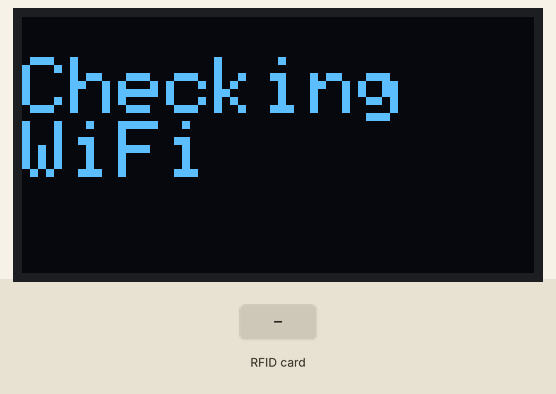
Bench run of a sketch on a simulated ESP32. On the bench: 128×64 one-colour display. The inputs (shaded band) are chosen by the test bench. WiFi joins after 1.5 s; servers stay silent unless stated; uploads are accepted with an empty reply; what the sketch prints to the serial monitor is not drawn.

Above: at 0.2 s.
At 2.8 s:
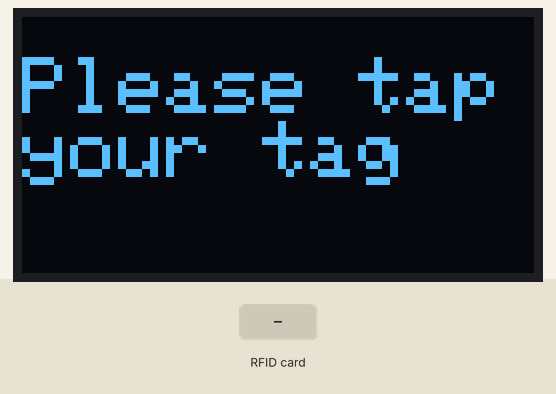
2.9 s: RFID card 5E 7A 19 C4 held to the reader
At 4.5 s:
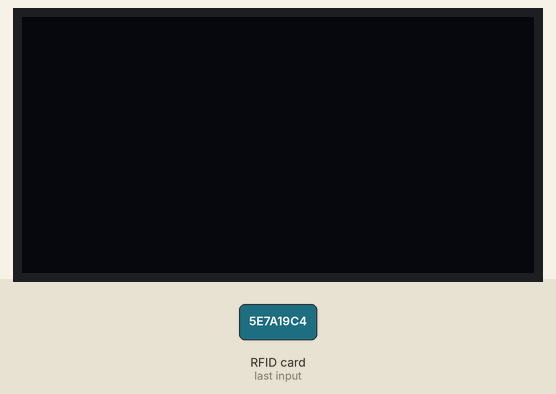
Timing chart, 0 to 6.0 s (numbered marks = the images above; inputs shaded):
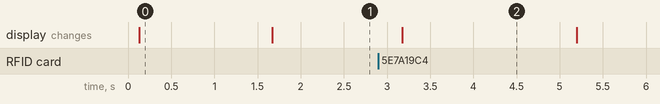

The sketch:

TapInOut.ino
```cpp
/*************************************************************************
   This is for the ESP32 with built in OLED screen and RFID reader attached
  NB - Change C:\Users\Mr Westthorp\AppData\Local\Arduino15\packages\esp32\hardware\esp32\1.0.3\variants\lolin32\pins_arduino.h to the old copy when done!

  Wiring:

  ESP32-OLED    RFID-RC522
  3v3           3v3
  GND           GND
  GPIO 25       SDA //Swapped
  GPIO 26       RST //Swapped
  GPIO 14       CLK
  GPIO 13       MOSI
  GPIO 12       MISO

*/


#include <Arduino.h>
#include <Wire.h>
#include <WiFi.h>
#include <SPI.h>
#include <MFRC522.h>
#include <Adafruit_GFX.h>
#include <Adafruit_SSD1306.h>
#include <HTTPClient.h>
#include <ESPmDNS.h>
#include <WiFiUdp.h>
#include <ArduinoOTA.h>

#define USE_SERIAL Serial
#define SS_PIN 25 //Hard wired White / yellow
#define RST_PIN 26 //
#define SCREEN_WIDTH 128 // OLED display width, in pixels
#define SCREEN_HEIGHT 64 // OLED display height, in pixels

MFRC522 mfrc522(SS_PIN, RST_PIN);   // Create MFRC522 instance.


// Declaration for an SSD1306 display connected to I2C (SDA, SCL pins)
Adafruit_SSD1306 display(SCREEN_WIDTH, SCREEN_HEIGHT, &Wire, -1);

// Which way up? - 0 (Desk mount) or 2 (Wall mount)
int rotation = 0;
// How big do you like your text? 1-8
int text_size = 2;
String User_Key_Value = "";
// Scanner 1 - Sign In, 2 = Sign Out, 3 = Matron
String Scanner="8";


// A couple of contstants

const char* host = "http://enrichment.longridgetowers.com/scan_rfid/rfid.php?UID=";

String check_in = "http://enrichment.longridgetowers.com/scan_rfid/check_in.php?Scanner=" + Scanner + "&IP=";

const char* ssid = "ssid";
const char* password =  "password";

unsigned long previousMillis = 0;        // will store last time the WiFi was active

const long interval = 5 * 60000;           // WiFi connection interval for pinging (every 5 minutes)

void setup() {


  Wire.begin(5, 4);

  if (!display.begin(SSD1306_SWITCHCAPVCC, 0x3C, false, false)) {
    // Address 0x3C for 128x64
    Serial.println(F("SSD1306 allocation failed"));
    for (;;);

    Serial.println("Ready!");
  }
  // Clear the buffer.
  display.clearDisplay();
  display.setTextColor(WHITE);
  display.setTextSize(text_size);
  display.setCursor(0, 10);
  display.print("Checking  RFID");
  display.display();
  Serial.println("Setting up RFID...");
  SPI.begin();      // Initiate  SPI bus
  mfrc522.PCD_Init();   // Initiate MFRC522

  display.clearDisplay();
  display.setCursor(0, 10);
  display.print("Checking  WiFi");
  display.display();


 Serial.begin(115200);
  Serial.println("Booting");
  WiFi.mode(WIFI_STA);
  WiFi.begin(ssid, password);
  while (WiFi.waitForConnectResult() != WL_CONNECTED) {
    Serial.println("Connection Failed! Rebooting...");
    delay(5000);
    ESP.restart();
  }

  // Port defaults to 3232
  // ArduinoOTA.setPort(3232);

  // Hostname defaults to esp3232-[MAC]
  ArduinoOTA.setHostname("RFID-8");

  // Password "iamgroot" hashed
  // ArduinoOTA.setPassword("plaintext");

  // Password can be set with it's md5 value as well
  // MD5(admin) = 21232f297a57a5a743894a0e4a801fc3
  ArduinoOTA.setPasswordHash("473c0812623754d187d1e4c96af5d5cb");

  ArduinoOTA
    .onStart([]() {
      String type;
      if (ArduinoOTA.getCommand() == U_FLASH)
        type = "sketch";
      else // U_SPIFFS
        type = "filesystem";

      // NOTE: if updating SPIFFS this would be the place to unmount SPIFFS using SPIFFS.end()
      Serial.println("Start updating " + type);
    })
    .onEnd([]() {
      Serial.println("\nEnd");
    })
    .onProgress([](unsigned int progress, unsigned int total) {
      Serial.printf("Progress: %u%%\r", (progress / (total / 100)));
    })
    .onError([](ota_error_t error) {
      Serial.printf("Error[%u]: ", error);
      if (error == OTA_AUTH_ERROR) Serial.println("Auth Failed");
      else if (error == OTA_BEGIN_ERROR) Serial.println("Begin Failed");
      else if (error == OTA_CONNECT_ERROR) Serial.println("Connect Failed");
      else if (error == OTA_RECEIVE_ERROR) Serial.println("Receive Failed");
      else if (error == OTA_END_ERROR) Serial.println("End Failed");
    });

  ArduinoOTA.begin();

  Serial.println("Ready");
  Serial.print("IP address: ");
  Serial.println(WiFi.localIP());
  /*
  Wire.begin(5, 4);

  if (!display.begin(SSD1306_SWITCHCAPVCC, 0x3C, false, false)) {
    // Address 0x3C for 128x64
    Serial.println(F("SSD1306 allocation failed"));
    for (;;);

    Serial.println("Ready!");
  }
  // Clear the buffer.
  display.clearDisplay();
  display.setTextColor(WHITE);
  display.setTextSize(text_size);
  display.setCursor(0, 10);
  display.print("Checking  RFID");
  display.display();
  Serial.println("Setting up RFID...");
  SPI.begin();      // Initiate  SPI bus
  mfrc522.PCD_Init();   // Initiate MFRC522

  display.clearDisplay();
  display.setCursor(0, 10);
  display.print("Checking  WiFi");
  display.display();
*/


  Serial.println(WiFi.localIP());
  check_in = check_in + WiFi.localIP().toString();
  Serial.println("Address = " + check_in);

  Serial.println("Setup Complete");
  Serial.println("Please Scan Your Card");
}

int value = 0;

void loop() {

  ArduinoOTA.handle();

  unsigned long currentMillis = millis();

  if (currentMillis - previousMillis >= interval) {
    // save the last time you blinked the LED
    previousMillis = currentMillis;
    check_in_to_keep_WiFi(check_in);

  }

  display.clearDisplay();
  display.setTextColor(WHITE);
  display.setTextSize(text_size);
  display.setCursor(0, 10);
  display.print("Please tapyour tag");

  display.display();


  // Look for new cards
  if ( ! mfrc522.PICC_IsNewCardPresent())
  {
    return;
  }
  // Select one of the cards
  if ( ! mfrc522.PICC_ReadCardSerial())
  {
    return;
  }
  //Show UID on serial monitor
  Serial.println();
  Serial.print(" UID tag :");
  String content = "";
  byte letter;
  for (byte i = 0; i < mfrc522.uid.size; i++)
  {
    Serial.print(mfrc522.uid.uidByte[i] < 0x10 ? " 0" : " ");
    Serial.print(mfrc522.uid.uidByte[i], HEX);
    content.concat(String(mfrc522.uid.uidByte[i] < 0x10 ? " 0" : " "));
    content.concat(String(mfrc522.uid.uidByte[i], HEX));
  }
  content.toUpperCase();
  Serial.println();
  // User_Key_Value = content.substring(1);
  // Remove any white spaces..
  User_Key_Value = content;
  User_Key_Value.replace(" ", "");

  Serial.println(User_Key_Value);

  //previousMillis = currentMillis;
  check_with_server();
}

void check_in_to_keep_WiFi(String request)
{
  if ((WiFi.status() == WL_CONNECTED)) { //Check the current connection status

    HTTPClient http;

    http.begin(request); // Send the message

    int httpCode = http.GET();

    if (httpCode > 0) { //Check for the returning code

      Serial.println(httpCode);
    }

    else {
      Serial.println(httpCode);
      Serial.println("Error on HTTP request");
    }

    http.end(); //Free the resources
  }
}
void check_with_server() {

  String request = String(host) + String(User_Key_Value) + "&Scanner=" + String(Scanner);
  Serial.println(request);

  if ((WiFi.status() == WL_CONNECTED)) { //Check the current connection status

    HTTPClient http;

    http.begin(request); // Send the message

    int httpCode = http.GET();

    if (httpCode > 0) { //Check for the returning code

      String payload = http.getString();
      Serial.println(httpCode);
      Serial.println(payload);
      What_shall_we_do_with_the(payload);
    }

    else {
      Serial.println(httpCode);
      Serial.println("Error on HTTP request");
    }

    http.end(); //Free the resources
  }
}
/*
  // This will send the request to the server
  client.print(String("GET ") + request + " HTTP/1.1\r\n" +
             "Host: " + host + "\r\n" +
             "Connection: close\r\n\r\n");
  unsigned long timeout = millis();
  while (client.available() == 0) {
  if (millis() - timeout > 5000) {
    Serial.println(">>> Client Timeout !");
    client.stop();
    return;
  }
  }

  // Read all the lines of the reply from server and print them to Serial
  while (client.available()) {
  String payload = client.readStringUntil('\r');
  Serial.print(payload);
  What_shall_we_do_with_the(payload);
  }
  }
*/

void What_shall_we_do_with_the(String payload)
{

  /* So the payload can be anything,

      At the moment if the RFID has not been recognised, then you get:

      typically it could take the JSON form:

      {"Pupil":"Lucy Westthorp", "Scanned at ":"2020/01/30 10:06:55"}

      We could then parse this first string

  */

  display.clearDisplay();
  display.setTextSize(text_size);

  display.setTextColor(WHITE);
  display.setCursor(0, 10);

  if (payload.indexOf("Invalid") > 0) {

    display.print("Card Invalid");

  }
  else
  {

    // Tidy up the payload

    //display.println("Thank You: ");
    display.println(payload);
    display.display();
    Serial.print(payload);
    delay(2000);
  }
}
```

Measured:
- after the input at 2.9 s, the display: changes after 0.27 s (image 2)
- what the display in image 0 shows lasts 1.6 s, from 0.1 s to 1.7 s
- what the display in image 2 shows lasts 2.0 s, from 3.2 s to 5.2 s
